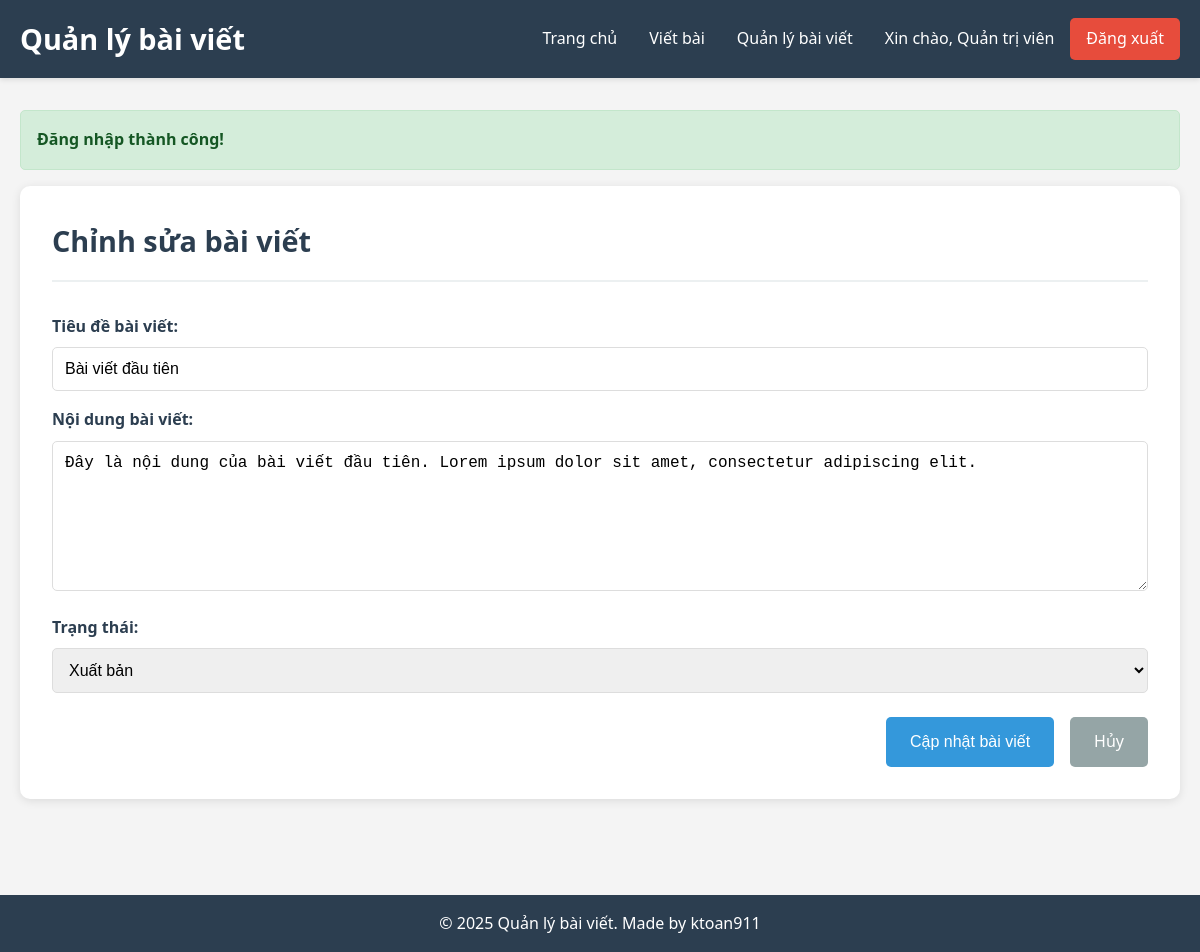
The page /index.php?page=edit&id=1 (signed in) on the database its author committed.
### tables this page shows
CREATE TABLE IF NOT EXISTS articles (
    id INT AUTO_INCREMENT PRIMARY KEY,
    title VARCHAR(255) NOT NULL,
    content TEXT NOT NULL,
    author_id INT NOT NULL,
    status ENUM('draft', 'published') DEFAULT 'draft',
    created_at TIMESTAMP DEFAULT CURRENT_TIMESTAMP,
    updated_at TIMESTAMP DEFAULT CURRENT_TIMESTAMP ON UPDATE CURRENT_TIMESTAMP,
    FOREIGN KEY (author_id) REFERENCES users(id) ON DELETE CASCADE
);

### config/database.php (called while the page is built, shortened)
<?php
class Database {
    private $host = 'localhost';
    private $db_name = 'article_management';
    private $username = 'root';
    private $password = '123456';
    public function getConnection() {
        $this->conn = null;
        try {
            $this->conn = new PDO("mysql:host=" . $this->host . ";dbname=" . $this->db_name, $this->username, $this->password);
            $this->conn->setAttribute(PDO::ATTR_ERRMODE, PDO::ERRMODE_EXCEPTION);
            $this->conn->exec("set names utf8");
        } catch(PDOException $exception) {
            echo "Lỗi kết nối: " . $exception->getMessage();
        }
        return $this->conn;
    }
}
?>

### models/Article.php (called while the page is built, shortened)
<?php
class Article {
    private $conn;
    private $table_name = "articles";
    public function __construct($db) {
        $this->conn = $db;
    }
    public function getArticleById($id) {
        $query = "SELECT a.*, u.full_name as author_name FROM " . $this->table_name . " a
                 LEFT JOIN users u ON a.author_id = u.id
                 WHERE a.id = ?";
        $stmt = $this->conn->prepare($query);
        $stmt->bindParam(1, $id);
        $stmt->execute();
        if ($stmt->rowCount() > 0) {
            return $stmt->fetch(PDO::FETCH_ASSOC);
        }
        return false;
    }
}
?>

### views/articles/edit.php (the view, shortened to what this page needs)
<?php include 'views/layouts/header.php'; ?>
<div class="content-wrapper">
    <div class="page-header">
        <h2>Chỉnh sửa bài viết</h2>
    </div>
    <form action="index.php?page=edit&id=<?php echo $article['id']; ?>" method="POST" class="article-form">
        <div class="form-group">
            <label for="title">Tiêu đề bài viết:</label>
            <input type="text" id="title" name="title" required
                   value="<?php echo htmlspecialchars($article['title']); ?>"
                   placeholder="Nhập tiêu đề bài viết...">
        </div>
        <div class="form-group">
            <label for="content">Nội dung bài viết:</label>
            <textarea id="content" name="content" required
                      placeholder="Nhập nội dung bài viết..."><?php echo htmlspecialchars($article['content']); ?></textarea>
        </div>
        <div class="form-group">
            <label for="status">Trạng thái:</label>
            <select id="status" name="status">
                <option value="published" <?php echo $article['status'] == 'published' ? 'selected' : ''; ?>>Xuất bản</option>
            </select>
        </div>
        <div class="form-actions">
            <button type="submit" class="btn btn-primary">Cập nhật bài viết</button>
            <a href="index.php?page=manage" class="btn btn-secondary">Hủy</a>
        </div>
    </form>
</div>
<?php include 'views/layouts/footer.php'; ?>

### assets/css/style.css (style rules this page uses)
* { margin: 0; padding: 0; box-sizing: border-box; }
body { font-family: 'Segoe UI', Tahoma, Geneva, Verdana, sans-serif; line-height: 1.6; color: #333; background-color: #f4f4f4; }
.btn { display: inline-block; padding: 0.75rem 1.5rem; background-color: #3498db; color: white; text-decoration: none; border: none; border-radius: 5px; cursor: pointer; transition: background-color 0.3s; font-size: 1rem; }
.btn-primary { background-color: #3498db; }
.btn-secondary { background-color: #95a5a6; }
.form-group { margin-bottom: 1rem; }
.form-group label { display: block; margin-bottom: 0.5rem; font-weight: bold; color: #2c3e50; }
.form-group input, .form-group textarea, .form-group select { width: 100%; padding: 0.75rem; border: 1px solid #ddd; border-radius: 5px; font-size: 1rem; transition: border-color 0.3s; }
.form-group textarea { min-height: 150px; resize: vertical; }
.form-actions { display: flex; gap: 1rem; justify-content: flex-end; margin-top: 1.5rem; }
.content-wrapper { background: white; padding: 2rem; border-radius: 10px; box-shadow: 0 2px 10px rgba(0,0,0,0.1); margin-bottom: 2rem; }
.page-header { display: flex; justify-content: space-between; align-items: center; margin-bottom: 2rem; padding-bottom: 1rem; border-bottom: 2px solid #ecf0f1; }
.page-header h2 { color: #2c3e50; font-size: 1.8rem; }

### rows shown on the page
articles: title "Bài viết đầu tiên", content "Đây là nội dung của bài viết đầu tiên. Lorem ipsum dolor sit amet, consectetur adipiscing elit.", status "Xuất bản"

### other values the page prints
SITE_NAME "Quản lý bài viết"
$_SESSION['full_name'] "Quản trị viên"
$_SESSION['success'] "Đăng nhập thành công!"
